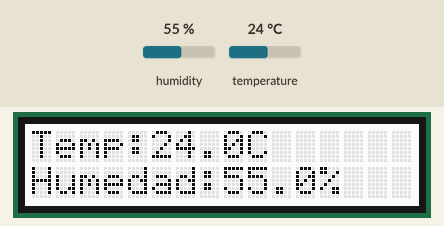
Recording of a program running on a simulated Raspberry Pi (BCM pin numbers) with a GrovePi. Parts: 16×2 character LCD. Inputs (shaded band) come from the test bench; at power-on: humidity 55 %, temperature 24 °C. Databases and web services accept everything at once and return nothing; what the program prints to the terminal is not drawn.

Above: at 0.5 s.

The program:

codio_raspberry.py
```python
from grovepi import *
from grove_rgb_lcd import *
import time
import math
import pymysql

# Puerto donde esta conectado el sensor DHT en GrovePi+
dht_sensor_port = 7

# Tipo de sensor:
# 0 = DHT11
# 1 = DHT22
tipo_sensor = 0

# Tiempo entre lecturas
INTERVALO_LECTURA = 60   # 60 segundos = 1 minuto

# Conexion a MariaDB
try:
    db = pymysql.connect(
        host="localhost",
        user="sensor_user",
        password="1234",
        database="sensores12"
    )

    cursor = db.cursor()
    print("Conexion exitosa a MariaDB")

except Exception as e:
    print("ERROR conectando a MariaDB:")
    print(e)

    setRGB(255, 0, 0)
    setText("Error DB")

    exit()


while True:
    try:
        print("Leyendo sensor...")

        temp, hum = dht(dht_sensor_port, tipo_sensor)

        print("Lectura recibida:", temp, hum)

        if (temp is not None and hum is not None and
            not math.isnan(temp) and not math.isnan(hum) and
            0 <= temp <= 50 and
            20 <= hum <= 90):

            print("Temp =", temp, "C  Humedad =", hum, "%")

            t = str(temp)
            h = str(hum)

            setRGB(255, 255, 255)
            setText("Temp:" + t + "C\nHumedad:" + h + "%")

            # Guardar en MariaDB
            sql = "INSERT INTO mediciones (temperatura, humedad) VALUES (%s, %s)"
            valores = (temp, hum)

            cursor.execute(sql, valores)
            db.commit()

            print("Dato guardado en la base de datos")

        else:
            print("Lectura invalida, no se guarda")

            setRGB(255, 0, 0)
            setText("Lectura\ninvalida")

        time.sleep(INTERVALO_LECTURA)

    except (IOError, TypeError) as e:
        print("Error leyendo sensor:")
        print(e)

        setRGB(255, 0, 0)
        setText("Error sensor")

        time.sleep(INTERVALO_LECTURA)

    except pymysql.MySQLError as e:
        print("Error guardando en MariaDB:")
        print(e)

        setRGB(255, 0, 0)
        setText("Error DB")

        time.sleep(INTERVALO_LECTURA)

    except KeyboardInterrupt:
        print("Programa detenido por el usuario")

        cursor.close()
        db.close()

        break
```

Measured:
- what the display in image 0 shows lasts 60.3 s, from 0.4 s to 60.7 s
